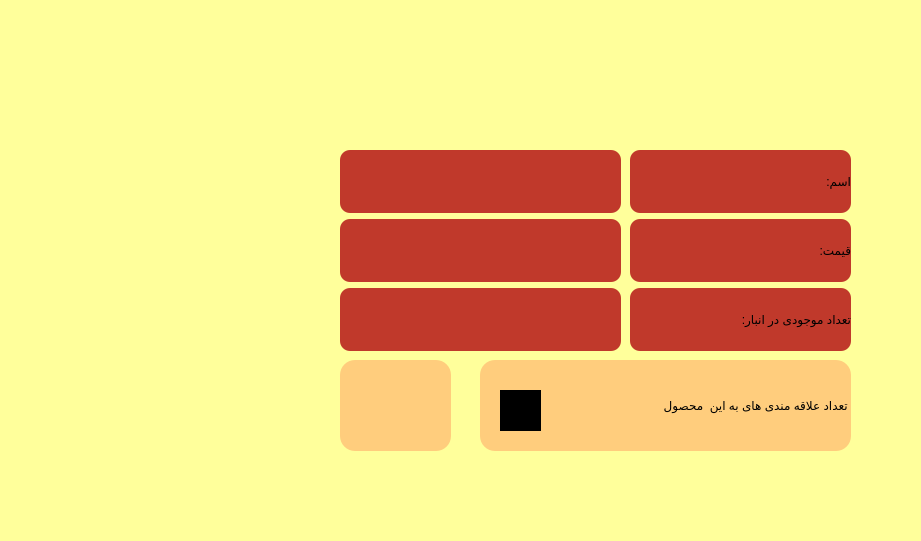
<?xml version="1.0" encoding="UTF-8"?>
<ui version="4.0">
 <class>Dialog</class>
 <widget class="QDialog" name="Dialog">
  <property name="geometry">
   <rect>
    <x>0</x>
    <y>0</y>
    <width>921</width>
    <height>541</height>
   </rect>
  </property>
  <property name="windowTitle">
   <string>Dialog</string>
  </property>
  <property name="styleSheet">
   <string notr="true">background-color: rgb(255, 255, 155);</string>
  </property>
  <widget class="QWidget" name="verticalLayoutWidget">
   <property name="geometry">
    <rect>
     <x>630</x>
     <y>150</y>
     <width>221</width>
     <height>201</height>
    </rect>
   </property>
   <layout class="QVBoxLayout" name="verticalLayout">
    <item>
     <widget class="QLabel" name="label_2">
      <property name="styleSheet">
       <string notr="true">font: 14pt &quot;MS UI Gothic&quot;;
background-color: rgb(192, 57, 43);
border-radius:10%;</string>
      </property>
      <property name="text">
       <string>اسم:</string>
      </property>
     </widget>
    </item>
    <item>
     <widget class="QLabel" name="label_4">
      <property name="styleSheet">
       <string notr="true">font: 14pt &quot;MS UI Gothic&quot;;
background-color: rgb(192, 57, 43);
border-radius:10%;</string>
      </property>
      <property name="text">
       <string>قیمت:</string>
      </property>
     </widget>
    </item>
    <item>
     <widget class="QLabel" name="label_3">
      <property name="styleSheet">
       <string notr="true">font: 14pt &quot;MS UI Gothic&quot;;
background-color: rgb(192, 57, 43);
border-radius:10%;</string>
      </property>
      <property name="text">
       <string>تعداد موجودی در انبار:</string>
      </property>
     </widget>
    </item>
   </layout>
  </widget>
  <widget class="QLabel" name="label_5">
   <property name="geometry">
    <rect>
     <x>480</x>
     <y>360</y>
     <width>371</width>
     <height>91</height>
    </rect>
   </property>
   <property name="styleSheet">
    <string notr="true">background-color: rgba(255, 0, 0, 50);
font: 11pt &quot;Nirmala UI Semilight&quot;;
border-radius:15%;</string>
   </property>
   <property name="text">
    <string> تعداد علاقه مندی های به این  محصول</string>
   </property>
  </widget>
  <widget class="QLabel" name="label_6">
   <property name="geometry">
    <rect>
     <x>500</x>
     <y>390</y>
     <width>41</width>
     <height>41</height>
    </rect>
   </property>
   <property name="styleSheet">
    <string notr="true">background-color: rgba(255, 0, 0, 50);
background-color: rgb(0, 0, 0);</string>
   </property>
   <property name="text">
    <string/>
   </property>
   <property name="pixmap">
    <pixmap>../images/Heart_corazón.svg.png</pixmap>
   </property>
   <property name="scaledContents">
    <bool>true</bool>
   </property>
  </widget>
  <widget class="QLabel" name="Count">
   <property name="geometry">
    <rect>
     <x>340</x>
     <y>360</y>
     <width>111</width>
     <height>91</height>
    </rect>
   </property>
   <property name="styleSheet">
    <string notr="true">background-color: rgba(255, 0, 0, 50);
font: 11pt &quot;Nirmala UI Semilight&quot;;
border-radius:15%;</string>
   </property>
   <property name="text">
    <string/>
   </property>
  </widget>
  <widget class="QWidget" name="verticalLayoutWidget_2">
   <property name="geometry">
    <rect>
     <x>340</x>
     <y>150</y>
     <width>281</width>
     <height>201</height>
    </rect>
   </property>
   <layout class="QVBoxLayout" name="verticalLayout_2">
    <item>
     <widget class="QLabel" name="Name">
      <property name="styleSheet">
       <string notr="true">font: 14pt &quot;MS UI Gothic&quot;;
color: rgb(255, 255, 255);
background-color: rgb(192, 57, 43);
border-radius:10%;</string>
      </property>
      <property name="text">
       <string/>
      </property>
     </widget>
    </item>
    <item>
     <widget class="QLabel" name="Price">
      <property name="styleSheet">
       <string notr="true">font: 14pt &quot;MS UI Gothic&quot;;
color: rgb(255, 255, 255);
background-color: rgb(192, 57, 43);
border-radius:10%;</string>
      </property>
      <property name="text">
       <string/>
      </property>
     </widget>
    </item>
    <item>
     <widget class="QLabel" name="Quantity">
      <property name="styleSheet">
       <string notr="true">font: 14pt &quot;MS UI Gothic&quot;;
color: rgb(255, 255, 255);
background-color: rgb(192, 57, 43);
border-radius:10%;</string>
      </property>
      <property name="text">
       <string/>
      </property>
     </widget>
    </item>
   </layout>
  </widget>
  <widget class="QLabel" name="IMAGE">
   <property name="geometry">
    <rect>
     <x>80</x>
     <y>160</y>
     <width>181</width>
     <height>161</height>
    </rect>
   </property>
   <property name="text">
    <string/>
   </property>
  </widget>
 </widget>
 <resources/>
 <connections/>
</ui>
